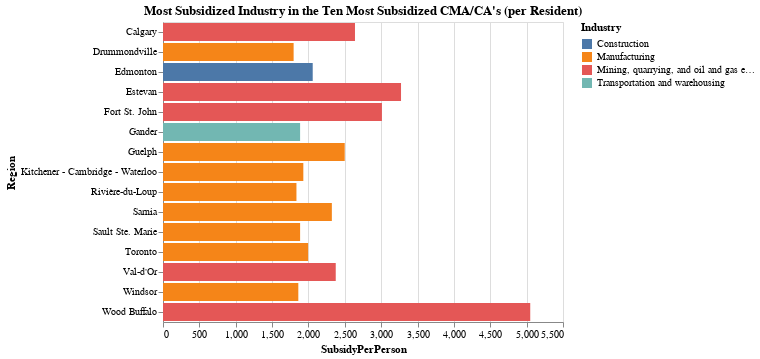

Notebook cell for this chart:
### Markdown cell above
For all three of these agglomerations, the most subsidized industries are all
- Mining, quarrying oil and gas
- Construction
- Wholesale Trade

All in that order. In these hard-hit, smaller agglomerations, the majority of subsidy money is going to these industries.

When we look at all ten of the hardest-hit agglomerations and metropolitan areas, we see that the most subsidized industry in Ontario and Quebec regions is uniformly manufacturing. In the praries and BC it is oil and gas or construction, and in Gander, NL it is transportation.

### Code cell
temp6 = popByCity.query("StatEn == 'Count' and SexEn == 'Both sexes'")
temp6
temp5 = cews.query("GeoAggregation == 'CMA/CA' and IndustryAggregation == 'All industries'").groupby("Region").sum().reset_index()

temp6 = temp5.merge(temp6, how = "left", left_on = "Region", right_on = "GeoNameEn")

temp6["SubsidyPerPerson"] = temp6["Subsidy"] / temp6["AgeTot"]

temp6 = temp6.sort_values("SubsidyPerPerson").tail(15)

# Pull out the names of the ten most subsidized regions 
mostSubsidized = temp6["Region"]

# Find level 1 industry rows for towns in our most subsidized list
temp = cews[cews["Region"].isin(mostSubsidized)].query("GeoAggregation == 'CMA/CA' and IndustryAggregation == 'Level 1'")
temp = temp.groupby(["Region", "Industry"]).sum().reset_index()
# Finds the max subsidy given in each city
temp = temp[temp["Subsidy"] == temp.groupby("Region")["Subsidy"].transform(max)]

# Join the SubsidyPerPErson data from temp6
temp = temp6.filter(["Region", "SubsidyPerPerson"]).merge(temp, how = "left", on = "Region")

alt.Chart(temp, title = "Most Subsidized Industry in the Ten Most Subsidized CMA/CA's (per Resident)").mark_bar().encode(
    x = "SubsidyPerPerson",
    y = "Region",
    # Most subsidized industry
    color = "Industry"
)

### Figure 1 — Vega-Lite specification as saved in the notebook (floating-point values rounded to 4 significant figures)
{"config": {"view": {"continuousWidth": 400, "continuousHeight": 300}}, "data": {"name": "data-3b307a29153affb5078131aaec1afa19"}, "mark": "bar", "encoding": {"color": {"type": "nominal", "field": "Industry"}, "x": {"type": "quantitative", "field": "SubsidyPerPerson"}, "y": {"type": "nominal", "field": "Region"}}, "title": "Most Subsidized Industry in the Ten Most Subsidized CMA/CA's (per Resident)", "$schema": "https://vega.github.io/schema/vega-lite/v4.8.1.json", "datasets": {"data-3b307a29153affb5078131aaec1afa19": [{"Region": "Drummondville", "SubsidyPerPerson": 1796.0, "Industry": "Manufacturing", "BusinessLocations": 895.0, "Subsidy": 65320000.0, "SupportedEmployees": 34740.0, "RehiredEmployees": 120.0}, {"Region": "Rivière-du-Loup", "SubsidyPerPerson": 1835.0, "Industry": "Manufacturing", "BusinessLocations": 195.0, "Subsidy": 16360000.0, "SupportedEmployees": 10080.0, "RehiredEmployees": 15.0}, {"Region": "Windsor", "SubsidyPerPerson": 1861.0, "Industry": "Manufacturing", "BusinessLocations": 2240.0, "Subsidy": 296000000.0, "SupportedEmployees": 135600.0, "RehiredEmployees": 185.0}, {"Region": "Gander", "SubsidyPerPerson": 1885.0, "Industry": "Transportation and warehousing", "BusinessLocations": 90.0, "Subsidy": 7499000.0, "SupportedEmployees": 3282.0, "RehiredEmployees": 0.0}, {"Region": "Sault Ste. Marie", "SubsidyPerPerson": 1885.0, "Industry": "Manufacturing", "BusinessLocations": 170.0, "Subsidy": 39260000.0, "SupportedEmployees": 24900.0, "RehiredEmployees": 20.0}, {"Region": "Kitchener - Cambridge - Waterloo", "SubsidyPerPerson": 1930.0, "Industry": "Manufacturing", "BusinessLocations": 3435.0, "Subsidy": 318800000.0, "SupportedEmployees": 140500.0, "RehiredEmployees": 250.0}, {"Region": "Toronto", "SubsidyPerPerson": 1995.0, "Industry": "Manufacturing", "BusinessLocations": 27960.0, "Subsidy": 2062000000.0, "SupportedEmployees": 963900.0, "RehiredEmployees": 2990.0}, {"Region": "Edmonton", "SubsidyPerPerson": 2059.0, "Industry": "Construction", "BusinessLocations": 12420.0, "Subsidy": 483600000.0, "SupportedEmployees": 208700.0, "RehiredEmployees": 775.0}, {"Region": "Sarnia", "SubsidyPerPerson": 2322.0, "Industry": "Manufacturing", "BusinessLocations": 325.0, "Subsidy": 118000000.0, "SupportedEmployees": 41030.0, "RehiredEmployees": 20.0}, {"Region": "Val-d'Or", "SubsidyPerPerson": 2375.0, "Industry": "Mining, quarrying, and oil and gas extraction", "BusinessLocations": 75.0, "Subsidy": 17700000.0, "SupportedEmployees": 6849.0, "RehiredEmployees": 15.0}, {"Region": "Guelph", "SubsidyPerPerson": 2499.0, "Industry": "Manufacturing", "BusinessLocations": 985.0, "Subsidy": 181000000.0, "SupportedEmployees": 77060.0, "RehiredEmployees": 140.0}, {"Region": "Calgary", "SubsidyPerPerson": 2640.0, "Industry": "Mining, quarrying, and oil and gas extraction", "BusinessLocations": 3915.0, "Subsidy": 403400000.0, "SupportedEmployees": 149400.0, "RehiredEmployees": 190.0}, {"Region": "Fort St. John", "SubsidyPerPerson": 3010.0, "Industry": "Mining, quarrying, and oil and gas extraction", "BusinessLocations": 390.0, "Subsidy": 18090000.0, "SupportedEmployees": 7432.0, "RehiredEmployees": 25.0}, {"Region": "Estevan", "SubsidyPerPerson": 3273.0, "Industry": "Mining, quarrying, and oil and gas extraction", "BusinessLocations": 325.0, "Subsidy": 19570000.0, "SupportedEmployees": 7332.0, "RehiredEmployees": 20.0}, {"Region": "Wood Buffalo", "SubsidyPerPerson": 5050.0, "Industry": "Mining, quarrying, and oil and gas extraction", "BusinessLocations": 215.0, "Subsidy": 204800000.0, "SupportedEmployees": 71820.0, "RehiredEmployees": 15.0}]}}
